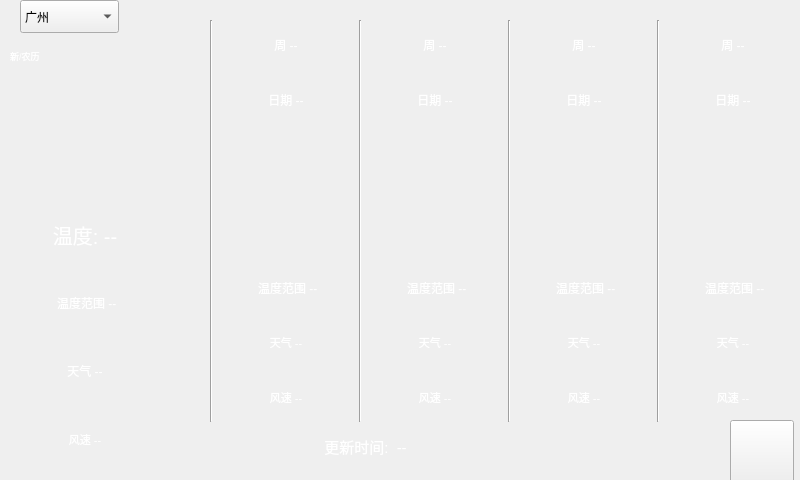
<?xml version="1.0" encoding="UTF-8"?>
<ui version="4.0">
 <class>Weather</class>
 <widget class="QMainWindow" name="Weather">
  <property name="geometry">
   <rect>
    <x>0</x>
    <y>0</y>
    <width>800</width>
    <height>480</height>
   </rect>
  </property>
  <property name="windowTitle">
   <string>MainWindow</string>
  </property>
  <widget class="QWidget" name="centralwidget">
   <widget class="QPushButton" name="pushButton">
    <property name="geometry">
     <rect>
      <x>730</x>
      <y>420</y>
      <width>64</width>
      <height>64</height>
     </rect>
    </property>
    <property name="styleSheet">
     <string notr="true">border-image: url(:/img/back.png);</string>
    </property>
    <property name="text">
     <string/>
    </property>
   </widget>
   <widget class="QWidget" name="layoutWidget_4">
    <property name="geometry">
     <rect>
      <x>20</x>
      <y>70</y>
      <width>130</width>
      <height>400</height>
     </rect>
    </property>
    <layout class="QVBoxLayout" name="verticalLayout_5">
     <item>
      <widget class="QLabel" name="label_27">
       <property name="minimumSize">
        <size>
         <width>128</width>
         <height>128</height>
        </size>
       </property>
       <property name="styleSheet">
        <string notr="true">border-image: url(:/img/sunset.png);</string>
       </property>
       <property name="text">
        <string/>
       </property>
       <property name="alignment">
        <set>Qt::AlignCenter</set>
       </property>
      </widget>
     </item>
     <item>
      <widget class="QLabel" name="label_temp">
       <property name="minimumSize">
        <size>
         <width>128</width>
         <height>32</height>
        </size>
       </property>
       <property name="font">
        <font>
         <pointsize>15</pointsize>
        </font>
       </property>
       <property name="styleSheet">
        <string notr="true">color: rgb(255, 255, 255);</string>
       </property>
       <property name="text">
        <string>温度: --</string>
       </property>
       <property name="alignment">
        <set>Qt::AlignCenter</set>
       </property>
      </widget>
     </item>
     <item>
      <widget class="QLabel" name="label_temprange">
       <property name="minimumSize">
        <size>
         <width>128</width>
         <height>32</height>
        </size>
       </property>
       <property name="styleSheet">
        <string notr="true">color: rgb(255, 255, 255);</string>
       </property>
       <property name="text">
        <string> 温度范围 --</string>
       </property>
       <property name="alignment">
        <set>Qt::AlignCenter</set>
       </property>
      </widget>
     </item>
     <item>
      <widget class="QLabel" name="label_weather">
       <property name="minimumSize">
        <size>
         <width>128</width>
         <height>32</height>
        </size>
       </property>
       <property name="styleSheet">
        <string notr="true">color: rgb(255, 255, 255);</string>
       </property>
       <property name="text">
        <string>天气 --</string>
       </property>
       <property name="alignment">
        <set>Qt::AlignCenter</set>
       </property>
      </widget>
     </item>
     <item>
      <widget class="QLabel" name="label_wind">
       <property name="minimumSize">
        <size>
         <width>128</width>
         <height>32</height>
        </size>
       </property>
       <property name="font">
        <font>
         <pointsize>8</pointsize>
        </font>
       </property>
       <property name="styleSheet">
        <string notr="true">color: rgb(255, 255, 255);</string>
       </property>
       <property name="text">
        <string>风速 --</string>
       </property>
       <property name="alignment">
        <set>Qt::AlignCenter</set>
       </property>
      </widget>
     </item>
    </layout>
   </widget>
   <widget class="QComboBox" name="comboBox">
    <property name="geometry">
     <rect>
      <x>20</x>
      <y>0</y>
      <width>99</width>
      <height>33</height>
     </rect>
    </property>
    <item>
     <property name="text">
      <string>广州</string>
     </property>
    </item>
    <item>
     <property name="text">
      <string>深圳</string>
     </property>
    </item>
    <item>
     <property name="text">
      <string>东莞</string>
     </property>
    </item>
   </widget>
   <widget class="QLabel" name="label_updatetime">
    <property name="geometry">
     <rect>
      <x>200</x>
      <y>430</y>
      <width>331</width>
      <height>32</height>
     </rect>
    </property>
    <property name="minimumSize">
     <size>
      <width>128</width>
      <height>32</height>
     </size>
    </property>
    <property name="font">
     <font>
      <pointsize>11</pointsize>
     </font>
    </property>
    <property name="styleSheet">
     <string notr="true">color: rgb(255, 255, 255);</string>
    </property>
    <property name="text">
     <string>更新时间:  --</string>
    </property>
    <property name="alignment">
     <set>Qt::AlignCenter</set>
    </property>
   </widget>
   <widget class="QWidget" name="layoutWidget">
    <property name="geometry">
     <rect>
      <x>210</x>
      <y>20</y>
      <width>590</width>
      <height>402</height>
     </rect>
    </property>
    <layout class="QHBoxLayout" name="horizontalLayout">
     <item>
      <widget class="Line" name="line_4">
       <property name="minimumSize">
        <size>
         <width>0</width>
         <height>400</height>
        </size>
       </property>
       <property name="orientation">
        <enum>Qt::Vertical</enum>
       </property>
      </widget>
     </item>
     <item>
      <layout class="QVBoxLayout" name="verticalLayout">
       <item>
        <widget class="QLabel" name="label_day1">
         <property name="minimumSize">
          <size>
           <width>128</width>
           <height>32</height>
          </size>
         </property>
         <property name="styleSheet">
          <string notr="true">color: rgb(255, 255, 255);</string>
         </property>
         <property name="text">
          <string>周 --</string>
         </property>
         <property name="alignment">
          <set>Qt::AlignCenter</set>
         </property>
        </widget>
       </item>
       <item>
        <widget class="QLabel" name="label_f1_date">
         <property name="minimumSize">
          <size>
           <width>128</width>
           <height>32</height>
          </size>
         </property>
         <property name="styleSheet">
          <string notr="true">color: rgb(255, 255, 255);</string>
         </property>
         <property name="text">
          <string>日期 --</string>
         </property>
         <property name="alignment">
          <set>Qt::AlignCenter</set>
         </property>
        </widget>
       </item>
       <item>
        <widget class="QLabel" name="label">
         <property name="minimumSize">
          <size>
           <width>128</width>
           <height>128</height>
          </size>
         </property>
         <property name="styleSheet">
          <string notr="true">border-image: url(:/img/sunny.png);</string>
         </property>
         <property name="text">
          <string/>
         </property>
         <property name="alignment">
          <set>Qt::AlignCenter</set>
         </property>
        </widget>
       </item>
       <item>
        <widget class="QLabel" name="label_f1_range">
         <property name="minimumSize">
          <size>
           <width>128</width>
           <height>32</height>
          </size>
         </property>
         <property name="styleSheet">
          <string notr="true">color: rgb(255, 255, 255);</string>
         </property>
         <property name="text">
          <string> 温度范围 --</string>
         </property>
         <property name="alignment">
          <set>Qt::AlignCenter</set>
         </property>
        </widget>
       </item>
       <item>
        <widget class="QLabel" name="label_f1_weather">
         <property name="minimumSize">
          <size>
           <width>128</width>
           <height>32</height>
          </size>
         </property>
         <property name="font">
          <font>
           <pointsize>8</pointsize>
          </font>
         </property>
         <property name="styleSheet">
          <string notr="true">color: rgb(255, 255, 255);</string>
         </property>
         <property name="text">
          <string>天气 --</string>
         </property>
         <property name="alignment">
          <set>Qt::AlignCenter</set>
         </property>
        </widget>
       </item>
       <item>
        <widget class="QLabel" name="label_f1_wind">
         <property name="minimumSize">
          <size>
           <width>128</width>
           <height>32</height>
          </size>
         </property>
         <property name="font">
          <font>
           <pointsize>8</pointsize>
          </font>
         </property>
         <property name="styleSheet">
          <string notr="true">color: rgb(255, 255, 255);</string>
         </property>
         <property name="text">
          <string>风速 --</string>
         </property>
         <property name="alignment">
          <set>Qt::AlignCenter</set>
         </property>
        </widget>
       </item>
      </layout>
     </item>
     <item>
      <widget class="Line" name="line_3">
       <property name="minimumSize">
        <size>
         <width>0</width>
         <height>400</height>
        </size>
       </property>
       <property name="orientation">
        <enum>Qt::Vertical</enum>
       </property>
      </widget>
     </item>
     <item>
      <layout class="QVBoxLayout" name="verticalLayout_2">
       <item>
        <widget class="QLabel" name="label_day2">
         <property name="minimumSize">
          <size>
           <width>128</width>
           <height>32</height>
          </size>
         </property>
         <property name="styleSheet">
          <string notr="true">color: rgb(255, 255, 255);</string>
         </property>
         <property name="text">
          <string>周 --</string>
         </property>
         <property name="alignment">
          <set>Qt::AlignCenter</set>
         </property>
        </widget>
       </item>
       <item>
        <widget class="QLabel" name="label_f2_date">
         <property name="minimumSize">
          <size>
           <width>128</width>
           <height>32</height>
          </size>
         </property>
         <property name="styleSheet">
          <string notr="true">color: rgb(255, 255, 255);</string>
         </property>
         <property name="text">
          <string>日期 --</string>
         </property>
         <property name="alignment">
          <set>Qt::AlignCenter</set>
         </property>
        </widget>
       </item>
       <item>
        <widget class="QLabel" name="label_9">
         <property name="minimumSize">
          <size>
           <width>128</width>
           <height>128</height>
          </size>
         </property>
         <property name="styleSheet">
          <string notr="true">border-image: url(:/img/cloudy_sun.png);</string>
         </property>
         <property name="text">
          <string/>
         </property>
         <property name="alignment">
          <set>Qt::AlignCenter</set>
         </property>
        </widget>
       </item>
       <item>
        <widget class="QLabel" name="label_f2_range">
         <property name="minimumSize">
          <size>
           <width>128</width>
           <height>32</height>
          </size>
         </property>
         <property name="styleSheet">
          <string notr="true">color: rgb(255, 255, 255);</string>
         </property>
         <property name="text">
          <string> 温度范围 --</string>
         </property>
         <property name="alignment">
          <set>Qt::AlignCenter</set>
         </property>
        </widget>
       </item>
       <item>
        <widget class="QLabel" name="label_f2_weather">
         <property name="minimumSize">
          <size>
           <width>128</width>
           <height>32</height>
          </size>
         </property>
         <property name="font">
          <font>
           <pointsize>8</pointsize>
          </font>
         </property>
         <property name="styleSheet">
          <string notr="true">color: rgb(255, 255, 255);</string>
         </property>
         <property name="text">
          <string>天气 --</string>
         </property>
         <property name="alignment">
          <set>Qt::AlignCenter</set>
         </property>
        </widget>
       </item>
       <item>
        <widget class="QLabel" name="label_f2_wind">
         <property name="minimumSize">
          <size>
           <width>128</width>
           <height>32</height>
          </size>
         </property>
         <property name="font">
          <font>
           <pointsize>8</pointsize>
          </font>
         </property>
         <property name="styleSheet">
          <string notr="true">color: rgb(255, 255, 255);</string>
         </property>
         <property name="text">
          <string>风速 --</string>
         </property>
         <property name="alignment">
          <set>Qt::AlignCenter</set>
         </property>
        </widget>
       </item>
      </layout>
     </item>
     <item>
      <widget class="Line" name="line_2">
       <property name="minimumSize">
        <size>
         <width>0</width>
         <height>400</height>
        </size>
       </property>
       <property name="orientation">
        <enum>Qt::Vertical</enum>
       </property>
      </widget>
     </item>
     <item>
      <layout class="QVBoxLayout" name="verticalLayout_3">
       <item>
        <widget class="QLabel" name="label_day3">
         <property name="minimumSize">
          <size>
           <width>128</width>
           <height>32</height>
          </size>
         </property>
         <property name="styleSheet">
          <string notr="true">color: rgb(255, 255, 255);</string>
         </property>
         <property name="text">
          <string>周 --</string>
         </property>
         <property name="alignment">
          <set>Qt::AlignCenter</set>
         </property>
        </widget>
       </item>
       <item>
        <widget class="QLabel" name="label_f3_date">
         <property name="minimumSize">
          <size>
           <width>128</width>
           <height>32</height>
          </size>
         </property>
         <property name="styleSheet">
          <string notr="true">color: rgb(255, 255, 255);</string>
         </property>
         <property name="text">
          <string>日期 --</string>
         </property>
         <property name="alignment">
          <set>Qt::AlignCenter</set>
         </property>
        </widget>
       </item>
       <item>
        <widget class="QLabel" name="label_15">
         <property name="minimumSize">
          <size>
           <width>128</width>
           <height>128</height>
          </size>
         </property>
         <property name="styleSheet">
          <string notr="true">border-image: url(:/img/cloud.png);</string>
         </property>
         <property name="text">
          <string/>
         </property>
         <property name="alignment">
          <set>Qt::AlignCenter</set>
         </property>
        </widget>
       </item>
       <item>
        <widget class="QLabel" name="label_f3_range">
         <property name="minimumSize">
          <size>
           <width>128</width>
           <height>32</height>
          </size>
         </property>
         <property name="styleSheet">
          <string notr="true">color: rgb(255, 255, 255);</string>
         </property>
         <property name="text">
          <string> 温度范围 --</string>
         </property>
         <property name="alignment">
          <set>Qt::AlignCenter</set>
         </property>
        </widget>
       </item>
       <item>
        <widget class="QLabel" name="label_f3_weather">
         <property name="minimumSize">
          <size>
           <width>128</width>
           <height>32</height>
          </size>
         </property>
         <property name="font">
          <font>
           <pointsize>8</pointsize>
          </font>
         </property>
         <property name="styleSheet">
          <string notr="true">color: rgb(255, 255, 255);</string>
         </property>
         <property name="text">
          <string>天气 --</string>
         </property>
         <property name="alignment">
          <set>Qt::AlignCenter</set>
         </property>
        </widget>
       </item>
       <item>
        <widget class="QLabel" name="label_f3_wind">
         <property name="minimumSize">
          <size>
           <width>128</width>
           <height>32</height>
          </size>
         </property>
         <property name="font">
          <font>
           <pointsize>8</pointsize>
          </font>
         </property>
         <property name="styleSheet">
          <string notr="true">color: rgb(255, 255, 255);</string>
         </property>
         <property name="text">
          <string>风速 --</string>
         </property>
         <property name="alignment">
          <set>Qt::AlignCenter</set>
         </property>
        </widget>
       </item>
      </layout>
     </item>
     <item>
      <widget class="Line" name="line">
       <property name="minimumSize">
        <size>
         <width>0</width>
         <height>400</height>
        </size>
       </property>
       <property name="orientation">
        <enum>Qt::Vertical</enum>
       </property>
      </widget>
     </item>
     <item>
      <layout class="QVBoxLayout" name="verticalLayout_4">
       <item>
        <widget class="QLabel" name="label_day4">
         <property name="minimumSize">
          <size>
           <width>128</width>
           <height>32</height>
          </size>
         </property>
         <property name="styleSheet">
          <string notr="true">color: rgb(255, 255, 255);</string>
         </property>
         <property name="text">
          <string>周 --</string>
         </property>
         <property name="alignment">
          <set>Qt::AlignCenter</set>
         </property>
        </widget>
       </item>
       <item>
        <widget class="QLabel" name="label_f4_date">
         <property name="minimumSize">
          <size>
           <width>128</width>
           <height>32</height>
          </size>
         </property>
         <property name="styleSheet">
          <string notr="true">color: rgb(255, 255, 255);</string>
         </property>
         <property name="text">
          <string>日期 --</string>
         </property>
         <property name="alignment">
          <set>Qt::AlignCenter</set>
         </property>
        </widget>
       </item>
       <item>
        <widget class="QLabel" name="label_21">
         <property name="minimumSize">
          <size>
           <width>128</width>
           <height>128</height>
          </size>
         </property>
         <property name="styleSheet">
          <string notr="true">border-image: url(:/img/clouds_storm.png);</string>
         </property>
         <property name="text">
          <string/>
         </property>
         <property name="alignment">
          <set>Qt::AlignCenter</set>
         </property>
        </widget>
       </item>
       <item>
        <widget class="QLabel" name="label_f4_range">
         <property name="minimumSize">
          <size>
           <width>128</width>
           <height>32</height>
          </size>
         </property>
         <property name="styleSheet">
          <string notr="true">color: rgb(255, 255, 255);</string>
         </property>
         <property name="text">
          <string> 温度范围 --</string>
         </property>
         <property name="alignment">
          <set>Qt::AlignCenter</set>
         </property>
        </widget>
       </item>
       <item>
        <widget class="QLabel" name="label_f4_weather">
         <property name="minimumSize">
          <size>
           <width>128</width>
           <height>32</height>
          </size>
         </property>
         <property name="font">
          <font>
           <pointsize>8</pointsize>
          </font>
         </property>
         <property name="styleSheet">
          <string notr="true">color: rgb(255, 255, 255);</string>
         </property>
         <property name="text">
          <string>天气 --</string>
         </property>
         <property name="alignment">
          <set>Qt::AlignCenter</set>
         </property>
        </widget>
       </item>
       <item>
        <widget class="QLabel" name="label_f4_wind">
         <property name="minimumSize">
          <size>
           <width>128</width>
           <height>32</height>
          </size>
         </property>
         <property name="font">
          <font>
           <pointsize>8</pointsize>
          </font>
         </property>
         <property name="styleSheet">
          <string notr="true">color: rgb(255, 255, 255);</string>
         </property>
         <property name="text">
          <string>风速 --</string>
         </property>
         <property name="alignment">
          <set>Qt::AlignCenter</set>
         </property>
        </widget>
       </item>
      </layout>
     </item>
    </layout>
   </widget>
   <widget class="QLabel" name="label_today">
    <property name="geometry">
     <rect>
      <x>10</x>
      <y>40</y>
      <width>201</width>
      <height>31</height>
     </rect>
    </property>
    <property name="font">
     <font>
      <pointsize>7</pointsize>
     </font>
    </property>
    <property name="styleSheet">
     <string notr="true">color: rgb(255, 255, 255);</string>
    </property>
    <property name="text">
     <string>新/农历</string>
    </property>
   </widget>
  </widget>
 </widget>
 <resources/>
 <connections/>
</ui>
